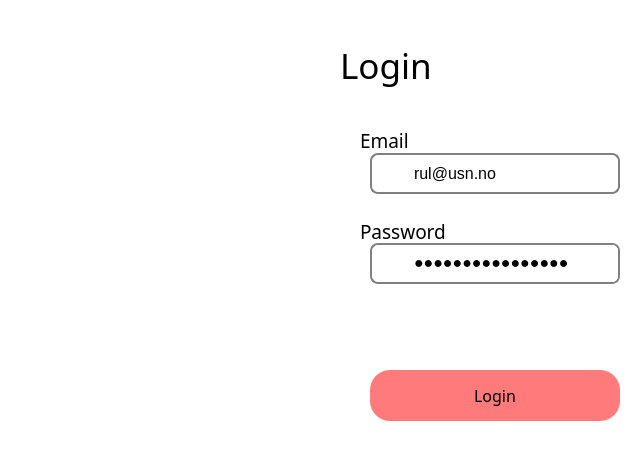
<?xml version="1.0" encoding="UTF-8"?>
<ui version="4.0">
 <class>LoginDialog</class>
 <widget class="QDialog" name="LoginDialog">
  <property name="geometry">
   <rect>
    <x>0</x>
    <y>0</y>
    <width>627</width>
    <height>469</height>
   </rect>
  </property>
  <property name="windowTitle">
   <string>Dialog</string>
  </property>
  <property name="styleSheet">
   <string notr="true">background-color: #FFFFFF;
</string>
  </property>
  <property name="modal">
   <bool>true</bool>
  </property>
  <widget class="QLabel" name="label">
   <property name="geometry">
    <rect>
     <x>340</x>
     <y>30</y>
     <width>221</width>
     <height>71</height>
    </rect>
   </property>
   <property name="font">
    <font>
     <family>Sans Serif Collection</family>
     <pointsize>26</pointsize>
     <weight>50</weight>
     <bold>false</bold>
    </font>
   </property>
   <property name="styleSheet">
    <string notr="true"/>
   </property>
   <property name="text">
    <string>Login</string>
   </property>
  </widget>
  <widget class="QLabel" name="label_2">
   <property name="geometry">
    <rect>
     <x>360</x>
     <y>130</y>
     <width>61</width>
     <height>21</height>
    </rect>
   </property>
   <property name="font">
    <font>
     <family>Sans Serif Collection</family>
     <pointsize>14</pointsize>
    </font>
   </property>
   <property name="text">
    <string>Email</string>
   </property>
  </widget>
  <widget class="QLabel" name="label_3">
   <property name="geometry">
    <rect>
     <x>360</x>
     <y>221</y>
     <width>101</width>
     <height>20</height>
    </rect>
   </property>
   <property name="font">
    <font>
     <family>Sans Serif Collection</family>
     <pointsize>14</pointsize>
    </font>
   </property>
   <property name="text">
    <string>Password</string>
   </property>
  </widget>
  <widget class="QLineEdit" name="lineEditEmail">
   <property name="geometry">
    <rect>
     <x>370</x>
     <y>153</y>
     <width>250</width>
     <height>41</height>
    </rect>
   </property>
   <property name="font">
    <font>
     <pointsize>12</pointsize>
    </font>
   </property>
   <property name="styleSheet">
    <string notr="true">padding: 1px;
border-style: solid;
border: 2px solid gray;
border-radius: 8px;
padding-left: 40px;</string>
   </property>
   <property name="text">
    <string>rul@usn.no</string>
   </property>
  </widget>
  <widget class="QLineEdit" name="lineEditPassword">
   <property name="geometry">
    <rect>
     <x>370</x>
     <y>243</y>
     <width>250</width>
     <height>41</height>
    </rect>
   </property>
   <property name="font">
    <font>
     <pointsize>12</pointsize>
    </font>
   </property>
   <property name="styleSheet">
    <string notr="true">lineedit-password-character: 9679;
lineedit-password-mask-delay: 1000; 
padding: 1px;
border-style: solid;
border: 2px solid gray;
border-radius: 8px;
padding-left: 40px;
padding-right: 35px;
padding-bottom: 3px;
</string>
   </property>
   <property name="inputMethodHints">
    <set>Qt::ImhHiddenText|Qt::ImhNoAutoUppercase|Qt::ImhNoPredictiveText|Qt::ImhSensitiveData</set>
   </property>
   <property name="text">
    <string>Runecxcxcxzcxzcv</string>
   </property>
   <property name="echoMode">
    <enum>QLineEdit::Password</enum>
   </property>
  </widget>
  <widget class="QLabel" name="labIconEmail">
   <property name="geometry">
    <rect>
     <x>380</x>
     <y>163</y>
     <width>31</width>
     <height>20</height>
    </rect>
   </property>
   <property name="text">
    <string/>
   </property>
   <property name="pixmap">
    <pixmap>Images/mail.svg</pixmap>
   </property>
  </widget>
  <widget class="QLabel" name="labIconLock">
   <property name="geometry">
    <rect>
     <x>376</x>
     <y>250</y>
     <width>30</width>
     <height>25</height>
    </rect>
   </property>
   <property name="styleSheet">
    <string notr="true"/>
   </property>
   <property name="text">
    <string/>
   </property>
   <property name="pixmap">
    <pixmap>Images/lock.svg</pixmap>
   </property>
   <property name="scaledContents">
    <bool>true</bool>
   </property>
  </widget>
  <widget class="QPushButton" name="btnLogin">
   <property name="geometry">
    <rect>
     <x>370</x>
     <y>370</y>
     <width>250</width>
     <height>51</height>
    </rect>
   </property>
   <property name="font">
    <font>
     <family>Sans Serif Collection</family>
     <pointsize>12</pointsize>
    </font>
   </property>
   <property name="styleSheet">
    <string notr="true">QPushButton {
              border: 1px  #FF7A7A;
			 border-radius: 20px;
			 background-color: #FF7A7A;
            }            
QPushButton:hover {
                background-color:#F07070;;
            }

QPushButton:pressed  {
                background-color:#C07070;;
            }
</string>
   </property>
   <property name="text">
    <string>Login</string>
   </property>
   <property name="iconSize">
    <size>
     <width>18</width>
     <height>18</height>
    </size>
   </property>
  </widget>
  <widget class="QLabel" name="label_5">
   <property name="geometry">
    <rect>
     <x>10</x>
     <y>20</y>
     <width>381</width>
     <height>301</height>
    </rect>
   </property>
   <property name="text">
    <string/>
   </property>
   <property name="pixmap">
    <pixmap>Images/login.svg</pixmap>
   </property>
   <property name="scaledContents">
    <bool>false</bool>
   </property>
  </widget>
  <widget class="QLabel" name="label_6">
   <property name="geometry">
    <rect>
     <x>0</x>
     <y>240</y>
     <width>631</width>
     <height>234</height>
    </rect>
   </property>
   <property name="text">
    <string/>
   </property>
   <property name="pixmap">
    <pixmap>Images/login_bottom.png</pixmap>
   </property>
   <property name="scaledContents">
    <bool>true</bool>
   </property>
  </widget>
  <widget class="QLabel" name="btnIcoVisibility">
   <property name="geometry">
    <rect>
     <x>587</x>
     <y>245</y>
     <width>31</width>
     <height>37</height>
    </rect>
   </property>
   <property name="styleSheet">
    <string notr="true">QLabel {
      border-radius: 6px;
  }

QLabel:hover {
                background-color:#E0E0E0;
            }
QLabel:pressed {
                background-color:#C0C0C0;
            }
</string>
   </property>
   <property name="text">
    <string/>
   </property>
   <property name="pixmap">
    <pixmap>Images/visibility.svg</pixmap>
   </property>
  </widget>
  <widget class="QPushButton" name="btnVisibility">
   <property name="geometry">
    <rect>
     <x>587</x>
     <y>245</y>
     <width>31</width>
     <height>37</height>
    </rect>
   </property>
   <property name="styleSheet">
    <string notr="true">QPushButton {
      border-radius: 6px;
  }

QPushButton:hover {
                background-color:#E0E0E0;
            }
QPushButton:pressed {
                background-color:#C0C0C0;
            }
</string>
   </property>
   <property name="text">
    <string/>
   </property>
   <property name="icon">
    <iconset>
     <normaloff>Images/visibility.svg</normaloff>Images/visibility.svg</iconset>
   </property>
   <property name="iconSize">
    <size>
     <width>30</width>
     <height>30</height>
    </size>
   </property>
  </widget>
  <zorder>label_6</zorder>
  <zorder>label_5</zorder>
  <zorder>label</zorder>
  <zorder>label_2</zorder>
  <zorder>label_3</zorder>
  <zorder>lineEditEmail</zorder>
  <zorder>lineEditPassword</zorder>
  <zorder>labIconEmail</zorder>
  <zorder>labIconLock</zorder>
  <zorder>btnLogin</zorder>
  <zorder>btnIcoVisibility</zorder>
  <zorder>btnVisibility</zorder>
 </widget>
 <resources/>
 <connections/>
</ui>
